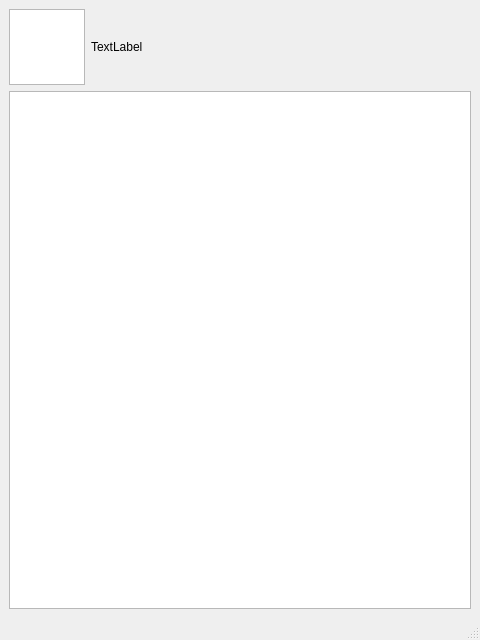
<?xml version="1.0" encoding="UTF-8"?>
<ui version="4.0">
 <class>MainWindow</class>
 <widget class="QMainWindow" name="MainWindow">
  <property name="geometry">
   <rect>
    <x>0</x>
    <y>0</y>
    <width>480</width>
    <height>640</height>
   </rect>
  </property>
  <property name="sizePolicy">
   <sizepolicy hsizetype="Preferred" vsizetype="Preferred">
    <horstretch>0</horstretch>
    <verstretch>0</verstretch>
   </sizepolicy>
  </property>
  <property name="windowTitle">
   <string>MainWindow</string>
  </property>
  <widget class="QWidget" name="centralwidget">
   <layout class="QVBoxLayout" name="verticalLayout">
    <item>
     <layout class="QHBoxLayout" name="horizontalLayout">
      <item>
       <widget class="QGraphicsView" name="gv_icon">
        <property name="sizePolicy">
         <sizepolicy hsizetype="Maximum" vsizetype="Maximum">
          <horstretch>0</horstretch>
          <verstretch>0</verstretch>
         </sizepolicy>
        </property>
        <property name="maximumSize">
         <size>
          <width>76</width>
          <height>76</height>
         </size>
        </property>
        <property name="verticalScrollBarPolicy">
         <enum>Qt::ScrollBarAlwaysOff</enum>
        </property>
        <property name="horizontalScrollBarPolicy">
         <enum>Qt::ScrollBarAlwaysOff</enum>
        </property>
       </widget>
      </item>
      <item>
       <widget class="QLabel" name="lb_icon">
        <property name="text">
         <string>TextLabel</string>
        </property>
       </widget>
      </item>
     </layout>
    </item>
    <item>
     <widget class="QGraphicsView" name="gv_canvas">
      <property name="sizePolicy">
       <sizepolicy hsizetype="Expanding" vsizetype="Expanding">
        <horstretch>0</horstretch>
        <verstretch>0</verstretch>
       </sizepolicy>
      </property>
      <property name="mouseTracking">
       <bool>true</bool>
      </property>
      <property name="resizeAnchor">
       <enum>QGraphicsView::AnchorViewCenter</enum>
      </property>
     </widget>
    </item>
   </layout>
  </widget>
  <widget class="QMenuBar" name="menubar">
   <property name="geometry">
    <rect>
     <x>0</x>
     <y>0</y>
     <width>480</width>
     <height>22</height>
    </rect>
   </property>
  </widget>
  <widget class="QStatusBar" name="statusbar"/>
 </widget>
 <resources/>
 <connections/>
</ui>
